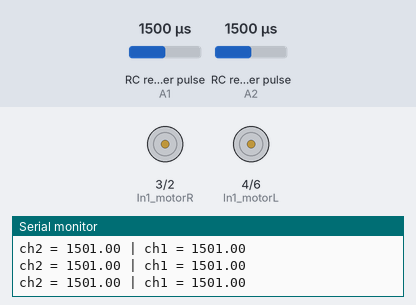
A sketch run on a simulated Arduino Uno, built with avr-gcc and run on an emulated ATmega328P. On the bench: motor-driver pin pairs drawn as motors (green arrow = first pin HIGH = forward, orange = second pin HIGH = backward, longer = more drive, scaled by the enable pin), the last lines printed to the serial monitor. Wiring (inferred from the names in the program): 2 × RC receiver channel: data A1 / data A2. Inputs (shaded band) come from the test bench; at power-on: RC receiver pulse (sensors on A1, A2) 1500 µs.

Above: at 1.2 s.
1.3 s: RC receiver pulse (sensor on A1) set to 1197 µs
2.8 s: RC receiver pulse (sensor on A1) set to 1174 µs
At 3.8 s:
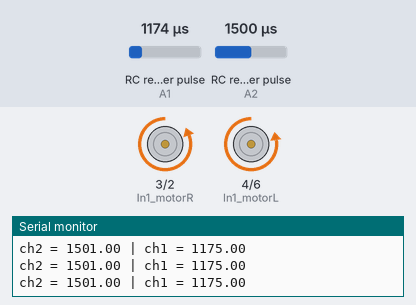
4.4 s: RC receiver pulse (sensor on A1) set to 1980 µs
At 5.6 s:
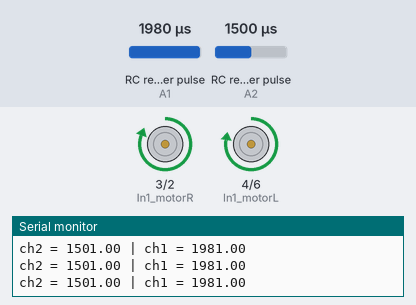
6.1 s: RC receiver pulse (sensor on A1) set to 1944 µs
7.6 s: RC receiver pulse (sensor on A1) set to 1916 µs
At 8.8 s:
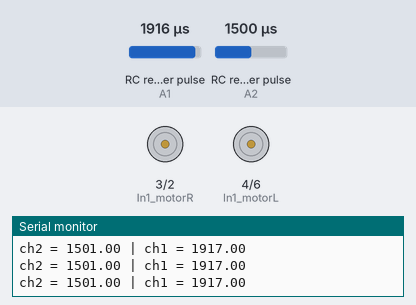
9.3 s: RC receiver pulse (sensor on A2) set to 1141 µs
10.8 s: RC receiver pulse (sensor on A2) set to 1108 µs
At 12.0 s:
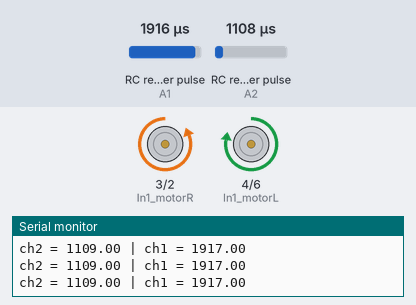
Timing chart, 0 to 13.5 s (numbered marks = the images above; inputs shaded):
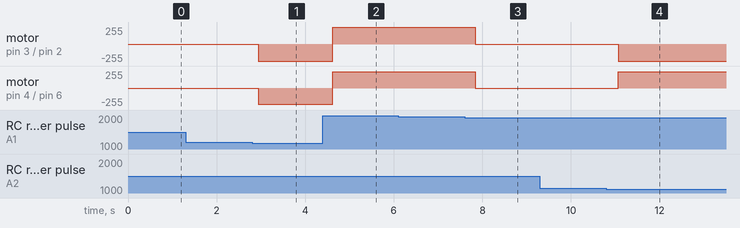

Measured:
- the behaviour switches between 1190 and 1189 µs on RC receiver pulse (sensor on A1) (found by bisection; images 0 and 1)
- the behaviour switches between 1929 and 1928 µs on RC receiver pulse (sensor on A1) (found by bisection; images 2 and 3)
- the behaviour switches between 1127 and 1126 µs on RC receiver pulse (sensor on A2) (found by bisection; images 3 and 4)
- after the input at 2.8 s, motor on pin 3 (In1_motorR) / pin 2 (In2_motorR): stopped → backward 255/255 after 0.14 s; motor on pin 4 (In1_motorL) / pin 6 (In2_motorL): stopped → backward 244/255 after 0.14 s
- after the input at 4.4 s, motor on pin 3 (In1_motorR) / pin 2 (In2_motorR): backward 255/255 → forward 255/255 after 0.22 s; motor on pin 4 (In1_motorL) / pin 6 (In2_motorL): backward 244/255 → forward 244/255 after 0.22 s
- after the input at 7.6 s, motor on pin 3 (In1_motorR) / pin 2 (In2_motorR): forward 255/255 → stopped after 0.24 s; motor on pin 4 (In1_motorL) / pin 6 (In2_motorL): forward 244/255 → stopped after 0.24 s
- after the input at 10.8 s, motor on pin 3 (In1_motorR) / pin 2 (In2_motorR): stopped → backward 255/255 after 0.26 s; motor on pin 4 (In1_motorL) / pin 6 (In2_motorL): stopped → forward 244/255 after 0.26 s

The sketch:

Sumo_Bot_2.ino
```cpp
#define ch1 A2
#define ch2 A1

double ch1_val, ch2_val;

const int In1_motorR = 3;
const int In2_motorR = 2;
const int Enable_motorR = 10;

int speedR;

const int In1_motorL = 4;
const int In2_motorL = 6;
const int Enable_motorL = 11;

int speedL;

void setup() {
  // put your setup code here, to run once:

  Serial.begin (9600);

  pinMode (ch1, INPUT);
  pinMode (ch2, INPUT);

  pinMode (In1_motorR, OUTPUT);
  pinMode (In2_motorR, OUTPUT);
  pinMode (Enable_motorR, OUTPUT);

  pinMode (In1_motorL, OUTPUT);
  pinMode (In2_motorL, OUTPUT);
  pinMode (Enable_motorL, OUTPUT);

}

void loop() {
  // put your main code here, to run repeatedly:

  ch1_val = pulseIn (ch1, HIGH);
  ch2_val = pulseIn (ch2, HIGH);

  Serial.print ("ch2 = ");
  Serial.print (ch1_val);
  Serial.print (" | ch1 = ");
  Serial.println (ch2_val);
  delay (100);

  if (ch2_val >= 1000 && ch2_val <= 1190) {
    speedR = 500;
    speedL = 500;
    Maju ();
  }
  else if (ch2_val >= 1930 && ch2_val <= 1990) {
    speedR = 500;
    speedL = 500;
    Mundur ();
  }
  else if (ch1_val >= 1855 && ch1_val <= 1990) {
    speedR = 500;
    speedL = 500;
    Kanan ();
  }
  else if (ch1_val >= 995 && ch1_val <= 1127) {
    speedR = 500;
    speedL = 500;
    Kiri ();
  }
  else {
    speedR = 0;
    speedL = 0;
    Stop ();
  }

}

void Kanan () {

  digitalWrite (In1_motorR, HIGH);
  digitalWrite (In2_motorR, LOW);
  analogWrite (Enable_motorR, speedR);

  digitalWrite (In1_motorL, LOW);
  digitalWrite (In2_motorL, HIGH);
  analogWrite (Enable_motorL, speedL);

}

void Kiri () {

  digitalWrite (In1_motorR, LOW);
  digitalWrite (In2_motorR, HIGH);
  analogWrite (Enable_motorR, speedR);

  digitalWrite (In1_motorL, HIGH);
  digitalWrite (In2_motorL, LOW);
  analogWrite (Enable_motorL, speedL);

}

void Maju () {

  digitalWrite (In1_motorR, LOW);
  digitalWrite (In2_motorR, HIGH);
  analogWrite (Enable_motorR, speedR);

  digitalWrite (In1_motorL, LOW);
  digitalWrite (In2_motorL, HIGH);
  analogWrite (Enable_motorL, speedL);

}

void Mundur () {

  digitalWrite (In1_motorR, HIGH);
  digitalWrite (In2_motorR, LOW);
  analogWrite (Enable_motorR, speedR);

  digitalWrite (In1_motorL, HIGH);
  digitalWrite (In2_motorL, LOW);
  analogWrite (Enable_motorL, speedL);

}

void Stop () {

  digitalWrite (In1_motorR, LOW);
  digitalWrite (In2_motorR, LOW);
  analogWrite (Enable_motorR, speedR);

  digitalWrite (In1_motorL, LOW);
  digitalWrite (In2_motorL, LOW);
  analogWrite (Enable_motorL, speedL);

}
```
